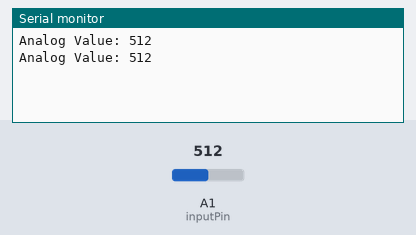
The sketch below on a simulated Arduino Uno, built with avr-gcc and run on an emulated ATmega328P. Shown: the last lines printed to the serial monitor. Inputs (shaded band) come from the test bench; at power-on: A1 (inputPin) = 512.

Above: at 1.8 s.
1.9 s: A1 (inputPin) set to 716
At 2.8 s:
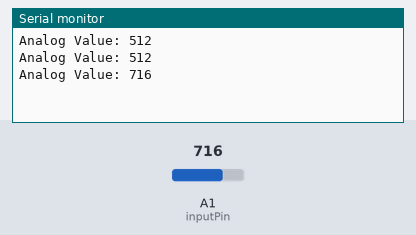
3.4 s: A1 (inputPin) set to 900
At 4.7 s:
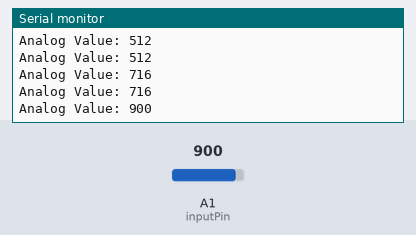
Timing chart, 0 to 6.4 s (numbered marks = the images above; inputs shaded):
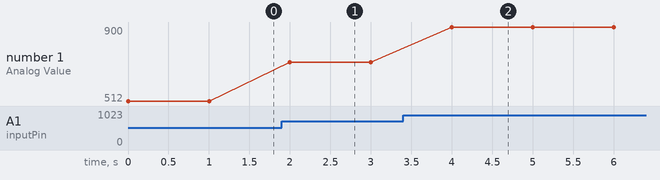

The sketch:

group16-1a.ino
```cpp
int inputPin = A1; // Define the analog input pin

void setup() {
  Serial.begin(9600); // Initialize serial communication at 9600 baud
  pinMode(inputPin, INPUT); // Set the input pin as an input
}

void loop() {
  int sensorValue = analogRead(inputPin); // Read the analog value from the sensor
  Serial.print("Analog Value: "); // Print a label
  Serial.println(sensorValue); // Print the sensor value
  delay(1000); // Wait for 1 second before taking another reading
}
```

Measured:
- after the input at 1.9 s, the serial monitor: prints a new line after 0.10 s (image 1)
- after the input at 3.4 s, the serial monitor: prints a new line after 0.60 s (image 2)
- plotted number 1: 512 → 716 after the input at 1.9 s, 716 → 900 after the input at 3.4 s
